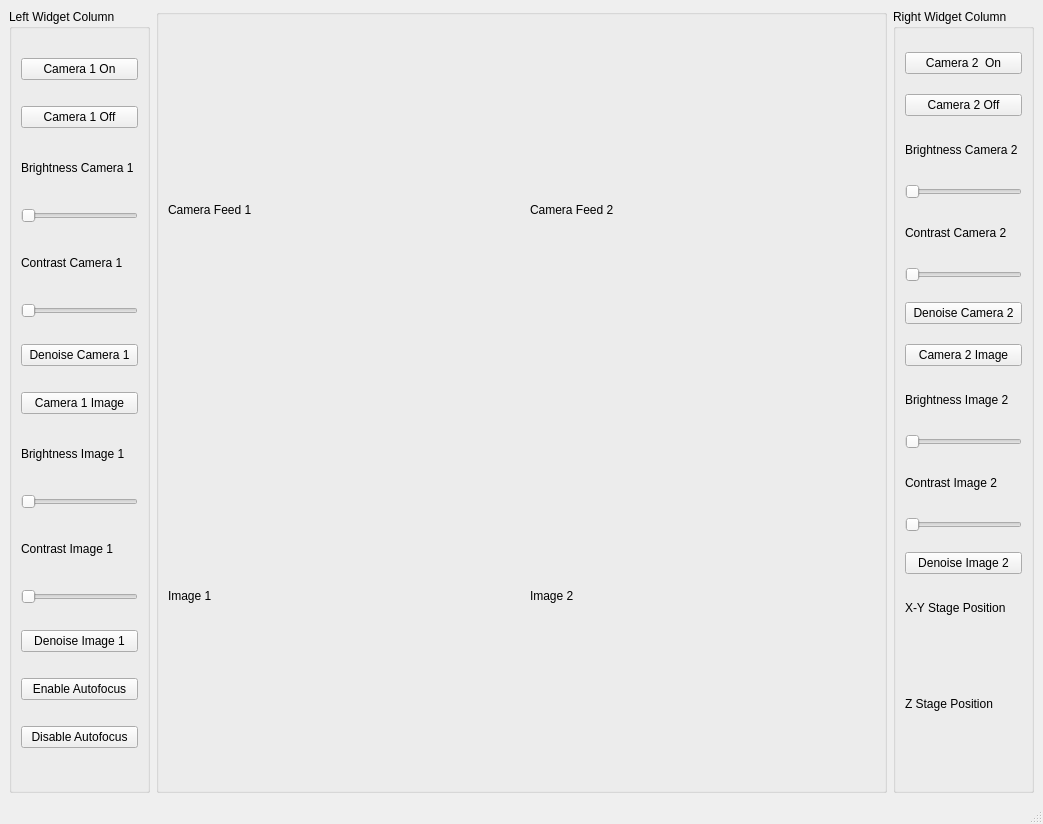
<?xml version="1.0" encoding="UTF-8"?>
<ui version="4.0">
 <class>MainWindow</class>
 <widget class="QMainWindow" name="MainWindow">
  <property name="geometry">
   <rect>
    <x>0</x>
    <y>0</y>
    <width>1043</width>
    <height>824</height>
   </rect>
  </property>
  <property name="windowTitle">
   <string>MainWindow</string>
  </property>
  <widget class="QWidget" name="centralwidget">
   <layout class="QGridLayout" name="gridLayout_2">
    <item row="0" column="0">
     <widget class="QGroupBox" name="Left_Widgets">
      <property name="sizePolicy">
       <sizepolicy hsizetype="Expanding" vsizetype="Expanding">
        <horstretch>1</horstretch>
        <verstretch>1</verstretch>
       </sizepolicy>
      </property>
      <property name="minimumSize">
       <size>
        <width>141</width>
        <height>781</height>
       </size>
      </property>
      <property name="title">
       <string>Left Widget Column</string>
      </property>
      <layout class="QVBoxLayout" name="verticalLayout">
       <item>
        <widget class="QPushButton" name="cam1_on">
         <property name="text">
          <string>Camera 1 On</string>
         </property>
        </widget>
       </item>
       <item>
        <widget class="QPushButton" name="cam1_off">
         <property name="text">
          <string>Camera 1 Off</string>
         </property>
        </widget>
       </item>
       <item>
        <widget class="QLabel" name="cam1_bri_label">
         <property name="maximumSize">
          <size>
           <width>121</width>
           <height>28</height>
          </size>
         </property>
         <property name="text">
          <string>Brightness Camera 1</string>
         </property>
        </widget>
       </item>
       <item>
        <widget class="QSlider" name="cam1_bri_slider">
         <property name="orientation">
          <enum>Qt::Horizontal</enum>
         </property>
        </widget>
       </item>
       <item>
        <widget class="QLabel" name="cam1_con_label">
         <property name="maximumSize">
          <size>
           <width>121</width>
           <height>28</height>
          </size>
         </property>
         <property name="text">
          <string>Contrast Camera 1</string>
         </property>
        </widget>
       </item>
       <item>
        <widget class="QSlider" name="cam1_con_slider">
         <property name="orientation">
          <enum>Qt::Horizontal</enum>
         </property>
        </widget>
       </item>
       <item>
        <widget class="QPushButton" name="cam1_denoise">
         <property name="text">
          <string>Denoise Camera 1</string>
         </property>
        </widget>
       </item>
       <item>
        <widget class="QPushButton" name="img1_takeimg">
         <property name="text">
          <string>Camera 1 Image</string>
         </property>
        </widget>
       </item>
       <item>
        <widget class="QLabel" name="img1_bri_label">
         <property name="maximumSize">
          <size>
           <width>121</width>
           <height>28</height>
          </size>
         </property>
         <property name="text">
          <string>Brightness Image 1</string>
         </property>
        </widget>
       </item>
       <item>
        <widget class="QSlider" name="img1_bri_slider">
         <property name="orientation">
          <enum>Qt::Horizontal</enum>
         </property>
        </widget>
       </item>
       <item>
        <widget class="QLabel" name="img1_con_label">
         <property name="maximumSize">
          <size>
           <width>121</width>
           <height>28</height>
          </size>
         </property>
         <property name="text">
          <string>Contrast Image 1</string>
         </property>
        </widget>
       </item>
       <item>
        <widget class="QSlider" name="img1_con_slider">
         <property name="orientation">
          <enum>Qt::Horizontal</enum>
         </property>
        </widget>
       </item>
       <item>
        <widget class="QPushButton" name="img1_denoise">
         <property name="text">
          <string>Denoise Image 1</string>
         </property>
        </widget>
       </item>
       <item>
        <widget class="QPushButton" name="autofocus_on">
         <property name="text">
          <string>Enable Autofocus</string>
         </property>
        </widget>
       </item>
       <item>
        <widget class="QPushButton" name="autofocus_off">
         <property name="text">
          <string>Disable Autofocus</string>
         </property>
        </widget>
       </item>
      </layout>
     </widget>
    </item>
    <item row="0" column="1">
     <widget class="QGroupBox" name="Centre_Widgets">
      <property name="enabled">
       <bool>true</bool>
      </property>
      <property name="sizePolicy">
       <sizepolicy hsizetype="Expanding" vsizetype="Expanding">
        <horstretch>9</horstretch>
        <verstretch>9</verstretch>
       </sizepolicy>
      </property>
      <property name="minimumSize">
       <size>
        <width>731</width>
        <height>781</height>
       </size>
      </property>
      <layout class="QGridLayout" name="gridLayout">
       <item row="2" column="0">
        <widget class="QLabel" name="imgcam1">
         <property name="text">
          <string>Image 1</string>
         </property>
        </widget>
       </item>
       <item row="1" column="0">
        <spacer name="verticalSpacer">
         <property name="orientation">
          <enum>Qt::Vertical</enum>
         </property>
         <property name="sizeType">
          <enum>QSizePolicy::Fixed</enum>
         </property>
         <property name="sizeHint" stdset="0">
          <size>
           <width>20</width>
           <height>10</height>
          </size>
         </property>
        </spacer>
       </item>
       <item row="0" column="2">
        <widget class="QLabel" name="camfeed2">
         <property name="sizePolicy">
          <sizepolicy hsizetype="Preferred" vsizetype="Preferred">
           <horstretch>0</horstretch>
           <verstretch>0</verstretch>
          </sizepolicy>
         </property>
         <property name="text">
          <string>Camera Feed 2 </string>
         </property>
        </widget>
       </item>
       <item row="2" column="2">
        <widget class="QLabel" name="imgcam2">
         <property name="text">
          <string>Image 2</string>
         </property>
        </widget>
       </item>
       <item row="0" column="0">
        <widget class="QLabel" name="camfeed1">
         <property name="text">
          <string>Camera Feed 1 </string>
         </property>
        </widget>
       </item>
       <item row="0" column="1">
        <spacer name="horizontalSpacer">
         <property name="orientation">
          <enum>Qt::Horizontal</enum>
         </property>
         <property name="sizeType">
          <enum>QSizePolicy::Fixed</enum>
         </property>
         <property name="sizeHint" stdset="0">
          <size>
           <width>10</width>
           <height>20</height>
          </size>
         </property>
        </spacer>
       </item>
      </layout>
     </widget>
    </item>
    <item row="0" column="2">
     <widget class="QGroupBox" name="Right_Widgets">
      <property name="sizePolicy">
       <sizepolicy hsizetype="Expanding" vsizetype="Expanding">
        <horstretch>1</horstretch>
        <verstretch>1</verstretch>
       </sizepolicy>
      </property>
      <property name="minimumSize">
       <size>
        <width>141</width>
        <height>781</height>
       </size>
      </property>
      <property name="title">
       <string>Right Widget Column</string>
      </property>
      <layout class="QVBoxLayout" name="verticalLayout_2">
       <item>
        <widget class="QPushButton" name="cam2_on">
         <property name="text">
          <string>Camera 2  On</string>
         </property>
        </widget>
       </item>
       <item>
        <widget class="QPushButton" name="cam2_off">
         <property name="text">
          <string>Camera 2 Off</string>
         </property>
        </widget>
       </item>
       <item>
        <widget class="QLabel" name="cam2_bri_label">
         <property name="maximumSize">
          <size>
           <width>121</width>
           <height>28</height>
          </size>
         </property>
         <property name="text">
          <string>Brightness Camera 2</string>
         </property>
        </widget>
       </item>
       <item>
        <widget class="QSlider" name="cam2_bri_slider">
         <property name="orientation">
          <enum>Qt::Horizontal</enum>
         </property>
        </widget>
       </item>
       <item>
        <widget class="QLabel" name="cam2_con_label">
         <property name="maximumSize">
          <size>
           <width>121</width>
           <height>28</height>
          </size>
         </property>
         <property name="text">
          <string>Contrast Camera 2</string>
         </property>
        </widget>
       </item>
       <item>
        <widget class="QSlider" name="cam2_con_slider">
         <property name="orientation">
          <enum>Qt::Horizontal</enum>
         </property>
        </widget>
       </item>
       <item>
        <widget class="QPushButton" name="cam2_denoise">
         <property name="text">
          <string>Denoise Camera 2</string>
         </property>
        </widget>
       </item>
       <item>
        <widget class="QPushButton" name="cam2_img">
         <property name="text">
          <string>Camera 2 Image</string>
         </property>
        </widget>
       </item>
       <item>
        <widget class="QLabel" name="im2_bri_label">
         <property name="maximumSize">
          <size>
           <width>121</width>
           <height>28</height>
          </size>
         </property>
         <property name="text">
          <string>Brightness Image 2</string>
         </property>
        </widget>
       </item>
       <item>
        <widget class="QSlider" name="img2_bri_slider">
         <property name="orientation">
          <enum>Qt::Horizontal</enum>
         </property>
        </widget>
       </item>
       <item>
        <widget class="QLabel" name="img2_con_label">
         <property name="maximumSize">
          <size>
           <width>121</width>
           <height>28</height>
          </size>
         </property>
         <property name="text">
          <string>Contrast Image 2</string>
         </property>
        </widget>
       </item>
       <item>
        <widget class="QSlider" name="img2_con_slider">
         <property name="orientation">
          <enum>Qt::Horizontal</enum>
         </property>
        </widget>
       </item>
       <item>
        <widget class="QPushButton" name="img2_denoise">
         <property name="text">
          <string>Denoise Image 2</string>
         </property>
        </widget>
       </item>
       <item>
        <widget class="QLabel" name="xystg_pos_label">
         <property name="maximumSize">
          <size>
           <width>121</width>
           <height>28</height>
          </size>
         </property>
         <property name="text">
          <string>X-Y Stage Position</string>
         </property>
        </widget>
       </item>
       <item>
        <widget class="QLabel" name="xystg_pos_value">
         <property name="maximumSize">
          <size>
           <width>121</width>
           <height>28</height>
          </size>
         </property>
         <property name="text">
          <string/>
         </property>
        </widget>
       </item>
       <item>
        <widget class="QLabel" name="zstg_pos_label">
         <property name="maximumSize">
          <size>
           <width>121</width>
           <height>28</height>
          </size>
         </property>
         <property name="text">
          <string>Z Stage Position</string>
         </property>
        </widget>
       </item>
       <item>
        <widget class="QLabel" name="zstg_pos_value">
         <property name="maximumSize">
          <size>
           <width>121</width>
           <height>28</height>
          </size>
         </property>
         <property name="text">
          <string/>
         </property>
        </widget>
       </item>
      </layout>
     </widget>
    </item>
   </layout>
  </widget>
  <widget class="QStatusBar" name="statusbar"/>
 </widget>
 <resources/>
 <connections/>
</ui>
